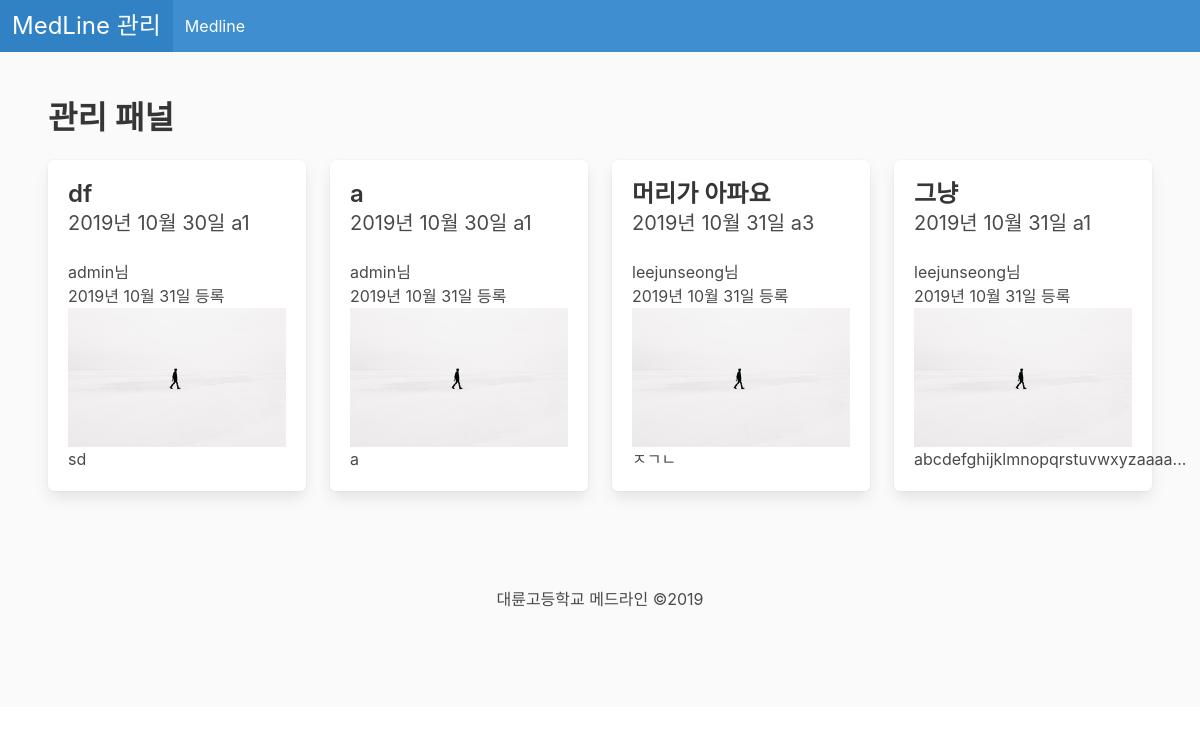
The app's page /medicalhub (signed in), older data.
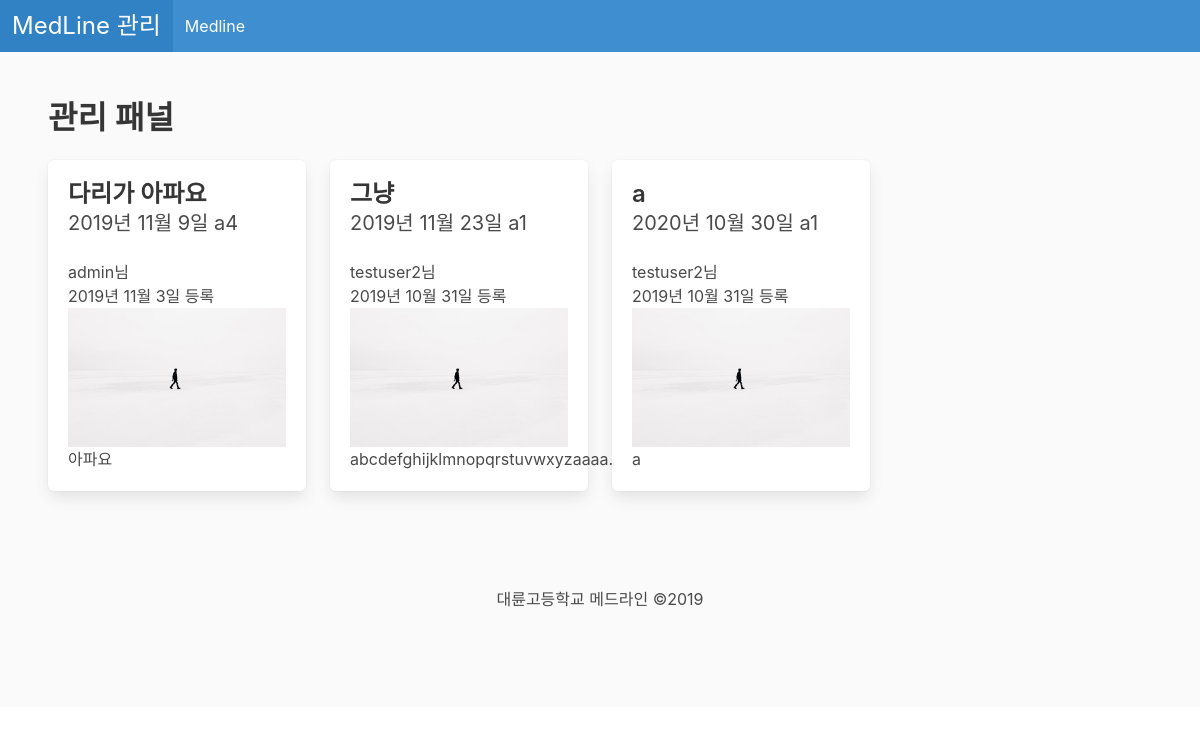
The same page, newer data.
### medline/models.py (models this page shows, shortened)
class consult(models.Model):
    symptoms_choices = [
        ('a1', '복통'),
        ('a2', '외상'),
        ('a3', '두통'),
        ('a4', '어지로움'),
    ]
    status_choices = [
        ('wait', '상담 예정'),
        ('done', '상담 완료'),
        ('expire', '기간 만료')
    ]
    reservetime_choices = [
        ('bf', '아침시간'),
        ('a1', '1교시 후'),    # after 1, 2, ...
        ('a2', '2교시 후'),
        ('a3', '3교시 후'),
        ('a4', '4교시 후'),
        ('a5', '5교시 후'),
        ('lu', '점심시간'),
        ('a6', '6교시 후'),
        ('a7', '7교시 후'),
    ]
    user = models.ForeignKey(users.CustomUser, on_delete=models.CASCADE)
    title = models.CharField(max_length=50, default='', blank=False)
    message = models.TextField(blank=False)
    added_datetime = models.DateTimeField(auto_now_add=True, blank=False)
    reserve_date = models.DateField(blank=False, default=timezone.now)
    reserve_time = models.CharField(blank=False, choices=reservetime_choices, default='a1', max_length=2)
    image = models.ImageField(upload_to="consult_image", blank=True, default="consult_image/notfound.png")
    symptoms = MultiSelectField(choices=symptoms_choices, blank=True, max_length=300)
    is_finished = models.BooleanField(default=False)
    @property
    def shortened_message(self):
        limit = 30
        if len(self.message) <= limit:
            return self.message
        return self.message[0:limit] + '...'

### users/models.py (models this page shows)
class CustomUser(AbstractUser):
    grade_choices = [
        ('h1', '고1'),
        ('h2', '고2'),
        ('h3', '고3'),
        ('t', '선생님')
    ]
    division_choices = [
        ('1', '1반'),
        ('2', '2반'),
        ('3', '3반'),
        ('4', '4반'),
        ('5', '5반'),
        ('6', '6반'),
        ('7', '7반'),
        ('8', '8반'),
        ('9', '9반'),
        ('10', '10반'),
        ('11', '11반'),
        ('12', '12반'),
        ('13', '13반'),
        ('14', '14반'),
    ]
    name = models.CharField(max_length=30, blank=False, default='')
    barcode = models.CharField(max_length=50)
    grade = models.CharField(max_length=2, choices=grade_choices, blank=False, default='h1')
    division = models.CharField(max_length=2, choices=division_choices, blank=False, default='1')
    studentno = models.SmallIntegerField(default=1)

### medicalhub/views.py (the view)
# urls.py: 2. Add a URL to urlpatterns:  path('', views.home, name='home')
def home(request):
    name = '관리 패널'
    userid = request.user.id
    consulthistory = consult.objects.all().order_by('reserve_date')
    if not request.user.is_superuser:
        messages.error(request, "권한이 없습니다")
        return redirect('home')
    return render(request, 'medicalhub/admin.html', {'userid': userid, 'title': name, 'history': consulthistory})

### templates/medicalhub/admin.html (shortened to what this page needs)
{% extends 'medicalhub/base.html' %}
{% block body %}
<section class="section has-background-white-bis">
    <h1 class="title ">{{ title }}</h1>
    <div class="columns is-multiline">
    {% if history.count != 0 %}
    {% load static %}
        {% for x in history %}
            <div class="column is-one-quarter">
                <a href="/medicalhub/details/{{ x.pk }}">
                    <div class="box">
                        <div class="container">
                            <h2 class="title is-size-4">{{ x.title }}</h2>
                            <h2 class="subtitle has-text-grey-dark is-size-5">{{ x.reserve_date |date:"Y년 n월 j일" }} {{ x.reserve_time }}</h2>
                            <p class="content">{{ x.user.username }}님</br>{{ x.added_datetime|date:"Y년 n월 j일 등록" }}</p>
                        </div>
                        <figure class="image">
                            <img src="{{ x.image.url }}">
                        </figure>
                        <p class="content">{{ x.shortened_message }}</p>
                    </div>
                </a>
            </div>
        {% endfor %}
    {% else %}
        <div class="hero-body has-text-centered">
            <h2 class="subtitle">{{ empty_message }}</h2>
        </div>
    {% endif %}
    </div>
</section>
{% endblock %}

### templates/medicalhub/base.html (shortened to what this page needs)
<!DOCTYPE html>
<html lang="ko">
<head>
    <link rel="stylesheet" href="https://cdnjs.cloudflare.com/ajax/libs/bulma/0.7.5/css/bulma.css" />
</head>
<body>
<nav class="navbar is-info">
    <div class="navbar-brand">
        <a class="navbar-item is-size-4" href="{% url 'medicalhub_home' %}">
            MedLine 관리
        </a>
    </div>
    <div class="navbar-menu">
        <div class="navbar-start ">
            <a class="navbar-item " href="{%  url 'home' %}">
                Medline
            </a>
    </div>
</nav>
{% block body %}
{% endblock %}
<footer class="footer">
    <p class="content has-text-centered">대륜고등학교 메드라인 ©2019</p>
</footer>
</body>
</html>

Row changes from the older to the newer data that the page shows:
removed consult: title "df", reserve_date "2019년 10월 30일", reserve_time "a1", user.username "admin", added_datetime "2019년 10월 31일 등록", image (picture), shortened_message "sd"
removed consult: title "머리가 아파요", reserve_date "2019년 10월 31일", reserve_time "a3", user.username "leejunseong", added_datetime "2019년 10월 31일 등록", image (picture), shortened_message "ㅈㄱㄴ"
added consult: title "다리가 아파요", reserve_date "2019년 11월 9일", reserve_time "a4", user.username "admin", added_datetime "2019년 11월 3일 등록", image (picture), shortened_message "아파요"
changed consult "그냥": reserve_date "2019년 10월 31일" → "2019년 11월 23일"; user.username "leejunseong" → "testuser2"; moves up the list
changed consult (number 3 of 3 on the later page): reserve_date "2019년 10월 30일" → "2020년 10월 30일"; user.username "admin" → "testuser2"
